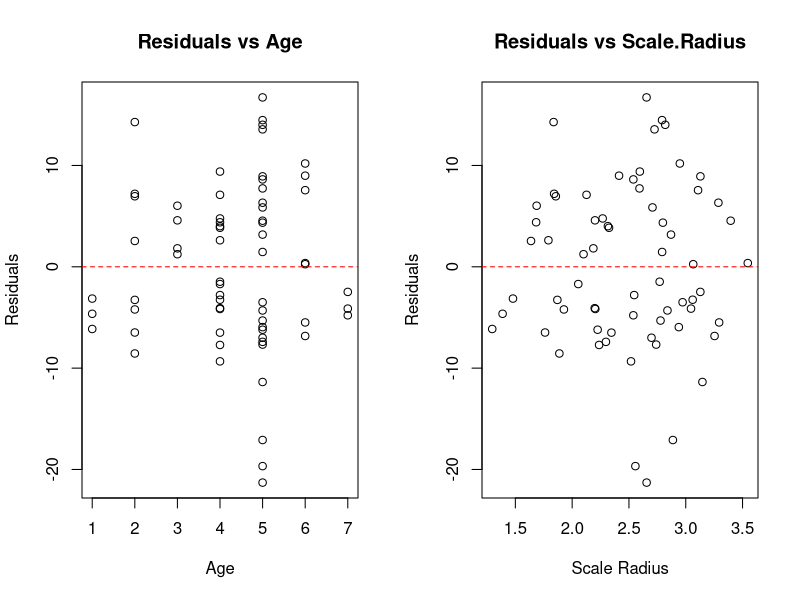
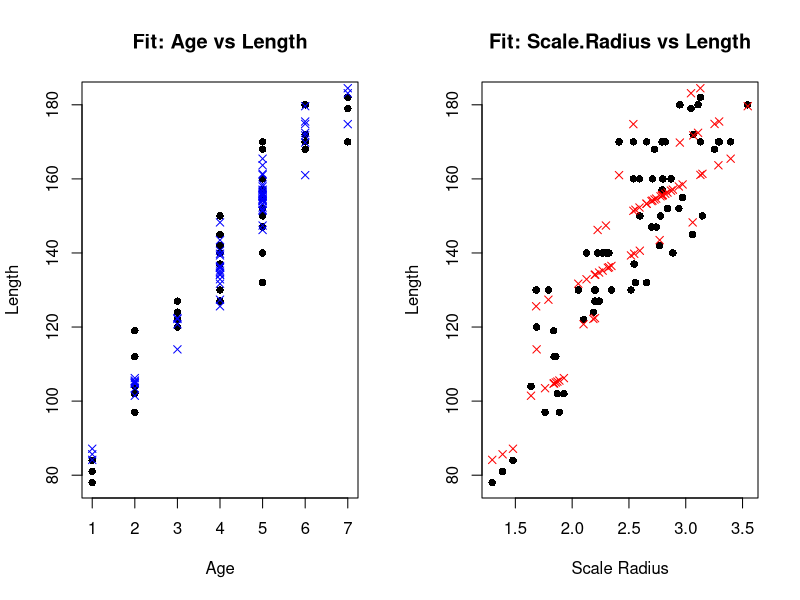
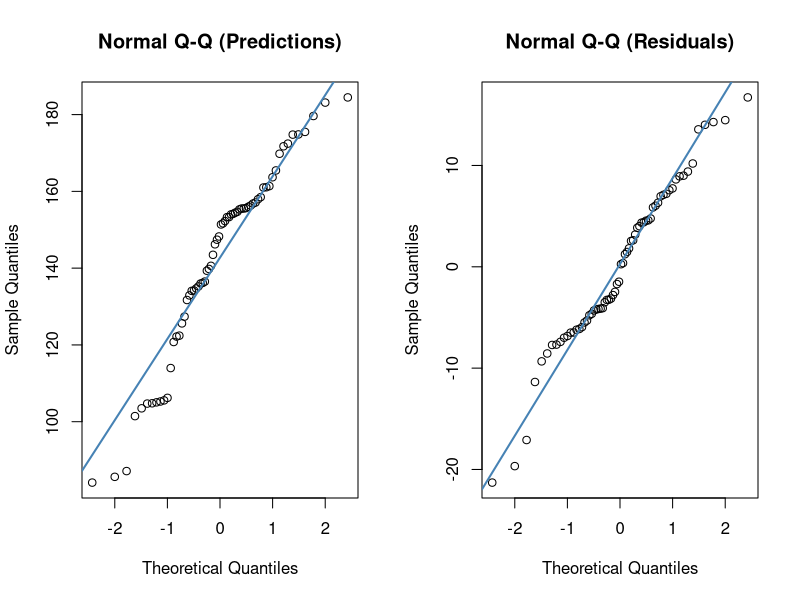
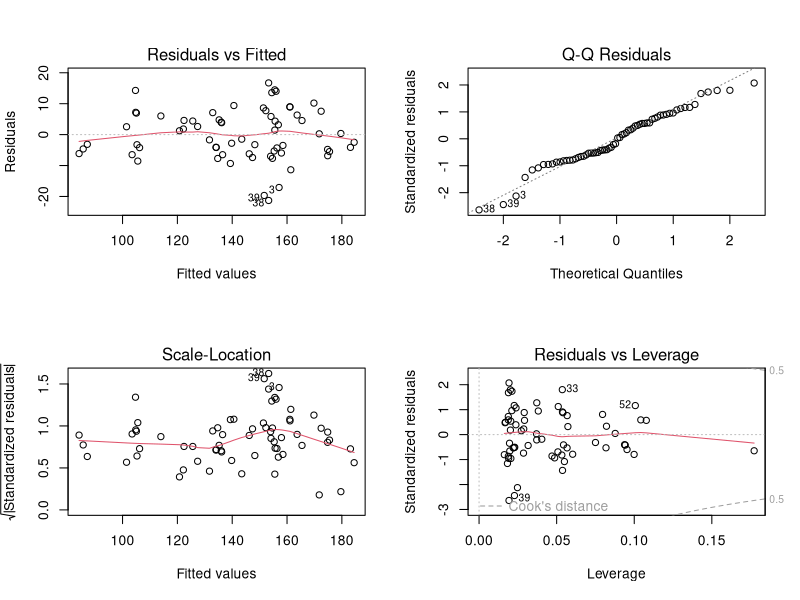
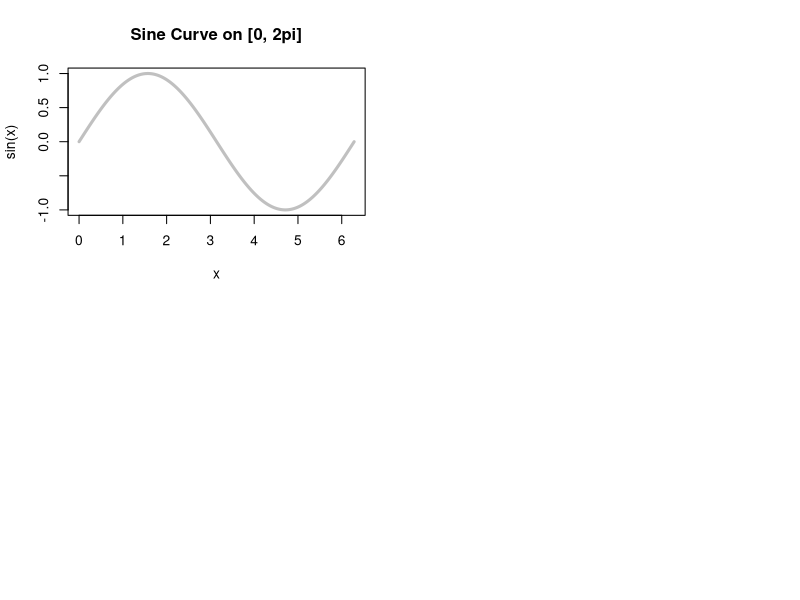

Reproduce these figures in R, in order.
## ---- chunk 1
knitr::opts_chunk$set(echo = TRUE)
## ---- chunk 2
# Load the dataset
camplake <- read.csv("camplake.csv")

# Fit the linear model: Length as response, Age and Scale.Radius as predictors
m <- lm(Length ~ Age + Scale.Radius, data = camplake)


# Set up a 1x2 plotting area
par(mfrow = c(1, 2))

# Residuals vs Age
plot(camplake$Age, residuals(m), 
     main = "Residuals vs Age", xlab = "Age", ylab = "Residuals")
abline(h = 0, col = "red", lty = 2)

# Residuals vs Scale.Radius
plot(camplake$Scale.Radius, residuals(m), 
     main = "Residuals vs Scale.Radius", xlab = "Scale Radius", ylab = "Residuals")
abline(h = 0, col = "red", lty = 2)

par(mfrow = c(1, 2))

# Plot for Age
plot(camplake$Age, camplake$Length, main = "Fit: Age vs Length", 
     xlab = "Age", ylab = "Length", pch = 16)
points(camplake$Age, predict(m), col = "blue", pch = 4)

# Plot for Scale.Radius
plot(camplake$Scale.Radius, camplake$Length, main = "Fit: Scale.Radius vs Length", 
     xlab = "Scale Radius", ylab = "Length", pch = 16)
points(camplake$Scale.Radius, predict(m), col = "red", pch = 4)


par(mfrow = c(1, 2))

# Q-Q plot for Predictions
qqnorm(predict(m), main = "Normal Q-Q (Predictions)")
qqline(predict(m), col = "steelblue", lwd = 2)

# Q-Q plot for Residuals
qqnorm(residuals(m), main = "Normal Q-Q (Residuals)")
qqline(residuals(m), col = "steelblue", lwd = 2)

# Reset plotting layout to see them one by one or in a grid
par(mfrow = c(2, 2))
plot(m)


## ---- chunk 3
# Create a sequence of x values from 0 to 2*pi
x <- seq(0, 2 * pi, length.out = 1000)

# Calculate the sine of those values
y <- sin(x)

# Create the plot
plot(x, y, 
     type = "l", 
     col = "#C0C0C0",       # This is the Hex code for Silver
     lwd = 3, 
     main = "Sine Curve on [0, 2pi]",
     xlab = "x", 
     ylab = "sin(x)")
